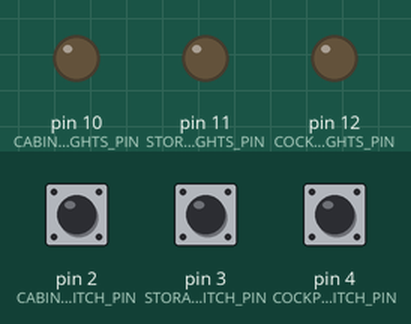
The sketch below on a simulated Arduino Uno, built with avr-gcc and run on an emulated ATmega328P. Parts: output pins drawn as LEDs (lit = HIGH). The test bench sets the inputs (shaded band); at power-on: pin 2 (CABIN_LIGHTS_SWITCH_PIN) LOW, pin 3 (STORAGE_LIGHTS_SWITCH_PIN) LOW, pin 4 (COCKPIT_LIGHTS_SWITCH_PIN) LOW.

Above: at 1.2 s.
1.3 s: pin 2 (CABIN_LIGHTS_SWITCH_PIN) pulled HIGH for 0.15 s
At 1.9 s:
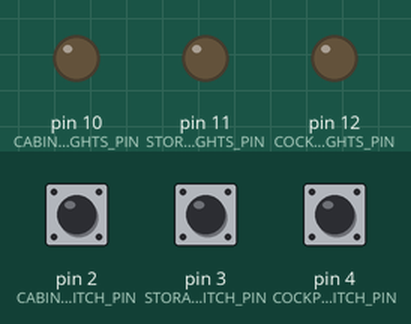
2.9 s: pin 3 (STORAGE_LIGHTS_SWITCH_PIN) pulled HIGH for 0.15 s
At 2.97 s:
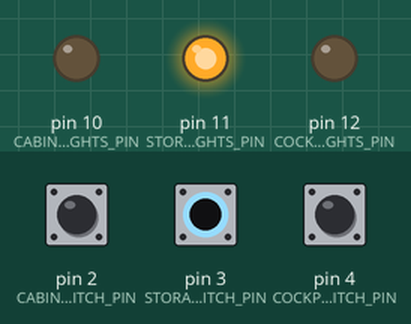
4.5 s: pin 4 (COCKPIT_LIGHTS_SWITCH_PIN) pulled HIGH for 0.15 s
At 5.6 s:
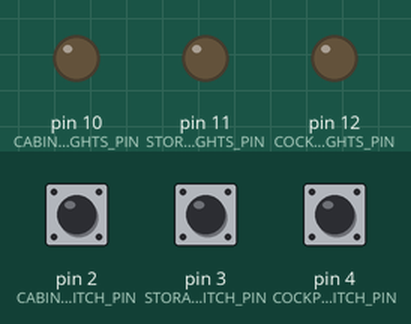
6.2 s: pin 2 (CABIN_LIGHTS_SWITCH_PIN) pulled HIGH for 1 s
9.2 s: pin 4 (COCKPIT_LIGHTS_SWITCH_PIN) pulled HIGH for 1 s
At 10.0 s:
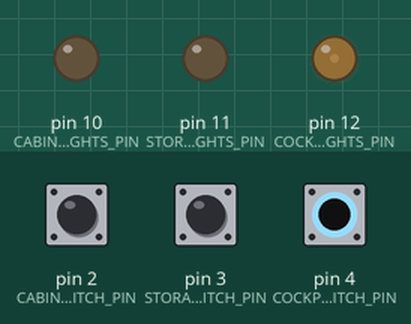
11.7 s: pin 4 (COCKPIT_LIGHTS_SWITCH_PIN) pulled HIGH for 3.2 s
At 12.4 s:
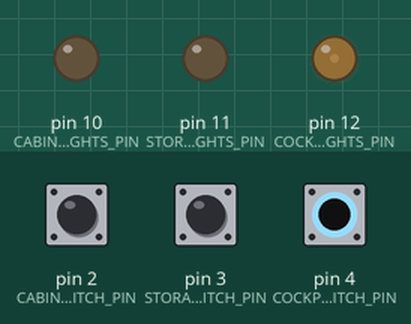
Timing chart, 0 to 16.5 s (numbered marks = the images above; inputs shaded):
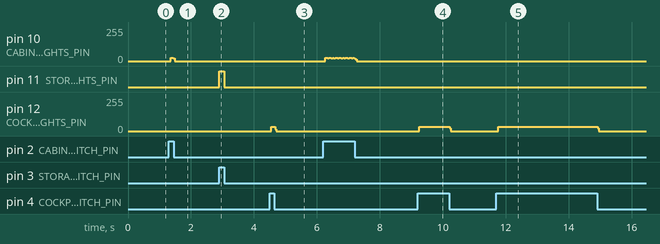

Measured:
- after the input at 1.3 s, pin 10 (CABIN_LIGHTS_PIN): 0/255 → 26/255 after 0.06 s, → 0/255 0.08 s later
- after the input at 2.9 s, pin 11 (STORAGE_LIGHTS_PIN): LOW → HIGH at once, → LOW 0.15 s later
- after the input at 4.5 s, pin 12 (COCKPIT_LIGHTS_PIN): 0/255 → 32/255 after 0.06 s, → 0/255 0.12 s later
- after the input at 9.2 s, pin 12 (COCKPIT_LIGHTS_PIN): 0/255 → 32/255 after 0.06 s, → 0/255 0.96 s later
- after the input at 11.7 s, pin 12 (COCKPIT_LIGHTS_PIN): 0/255 → 32/255 after 0.06 s, → 0/255 3.2 s later

The sketch:

Day4_3LEDs_w_DIP_switches.ino
```cpp
/*
 * 30 Days - Lost in Space
 * Day 4 - Cabin Lighting
 *
 * Learn more at https://inventr.io/adventure
 *
 * In addition to our cabin lights we have lights in the storage room and even some
 * exterior lights.  Let's extend our previous project by adding the others and use
 * all three switches on our DIP switch module.  Each time through our loop() code we'll
 * check each switch, and set the corresponding light's state appropriately.
 *
 * Alex Eschenauer
 * David Schmidt
 * Greg Lyzenga
 */

/*
 * Arduino concepts introduced/documented in this lesson.
 * - const: Better than #define for defining constants that do not change
 * - byte: A data type representing an unsigned 8 bit integer (values from 0 to 255)
 *         Equivalent to "unsigned char" or "uint8_t" which are sometimes seen.
 *
 * Parts and electronics concepts introduced in this lesson.
 * - Use of breadboard "power rails" to allow us to use one 5V and one GND pin on
 *   HERO to connect to multiple components on our breadboard.
 */

#include "Arduino.h"  // include information about our HERO

/*
 * #define vs. const
 *
 * Until now we have been using #define to define our constants.  When the C language
 * was first created that was the only way to define constants.  However, because
 * of the way #define operates there were instances where the use of #define can
 * cause and hide bugs in programs.
 *
 * Becasuse of this, the language maintainers added a new C commands named "const".
 * For most Arduino programs it operates much the same, though it does contain some
 * additional type information that can help communicate how it is to be used.
 *
 * You will see both used in Arduino code and libraries.  However the general
 * language calls for preferring the use of "const" over using #define.  Our first
 * sketches have used #define so that you are familiar with them and see how they
 * work, but from this lesson on we will be using the preferred "const" expression
 * to define our constants.
 *
 * Here, on Day 4 we will show *both* versions, with the #define version commented
 * out to prevent compile errors.  This will help you learn the difference between
 * them.  After today the sketches will only use the preferred "const" versions.
 */

// Each lander light will be controlled using a different pin on our HERO.
// We will use three different color LEDs to make it more clear which switch
// controls which light.

/*
 * The "const" declaration adds another word that will indicate what type of value
 * is to be represented.  Since pins are small numbers they fit into a "byte", which
 * is an unsigned integer value that can hold values from 0 to 255.
 *
 * Other types you may sometimes see in various Arduino code are "uint8_t" or
 * "unsigned char" which are the same as "byte".  We will use the term "byte"
 * in our lessons to indicate 8 bit unsigned integers.
 */
// #define CABIN_LIGHTS_PIN 10             // pin controlling the cabin lights
// #define STORAGE_LIGHTS_PIN 11           // pin controlling the storage lights
// #define COCKPIT_LIGHTS_PIN 12           // pin controlling the exterior lights
const byte CABIN_LIGHTS_PIN = 10;    // pin controlling the cabin lights
const byte STORAGE_LIGHTS_PIN = 11;  // pin controlling the storage lights
const byte COCKPIT_LIGHTS_PIN = 12;  // pin controlling the exterior lights

// We will use a different input pin for each of our DIP switches and
// we'll label them using the color of the LED that each switch will control.
// #define CABIN_LIGHTS_SWITCH_PIN 2             // cabin lights controlled by switch 1
// #define STORAGE_LIGHTS_SWITCH_PIN 3           // storage lights controlled by switch 2
// #define COCKPIT_LIGHTS_SWITCH_PIN 4           // exterior lights controlled by switch 3
const byte CABIN_LIGHTS_SWITCH_PIN = 2;    // cabin lights controlled by switch 1
const byte STORAGE_LIGHTS_SWITCH_PIN = 3;  // storage lights controlled by switch 2
const byte COCKPIT_LIGHTS_SWITCH_PIN = 4;  // exterior lights controlled by switch 3

// the setup function runs once when you press reset or power the board
void setup() {
  // Configure our LED control pins as OUTPUT pins
  pinMode(CABIN_LIGHTS_PIN, OUTPUT);    // pin controlling the cabin lights
  pinMode(STORAGE_LIGHTS_PIN, OUTPUT);  // pin controlling the storage lights
  pinMode(COCKPIT_LIGHTS_PIN, OUTPUT);  // pin controlling the exterior lights

  // Configure the switch pins as INPUT pins
  pinMode(CABIN_LIGHTS_SWITCH_PIN, INPUT);    // pin connected to switch 1 (cabin lights)
  pinMode(STORAGE_LIGHTS_SWITCH_PIN, INPUT);  // pin connected to switch 2 (storage lights)
  pinMode(COCKPIT_LIGHTS_SWITCH_PIN, INPUT);  // pin connected to switch 3 (exterior lights)
}

// Each time through loop() we will check each switch in turn and set each light's
// state appropriately.
void loop() {
  // Control cabin lights based on setting on switch 1
  if (digitalRead(CABIN_LIGHTS_SWITCH_PIN) == HIGH) {  // if switch is on (HIGH voltage)
    digitalWrite(CABIN_LIGHTS_PIN, HIGH);              // turn on LED by providing HIGH voltage (5v)
    delay(1);
    digitalWrite(CABIN_LIGHTS_PIN, LOW);              // turn on LED by providing HIGH voltage (5v)
    delay(10);
  } else {
    digitalWrite(CABIN_LIGHTS_PIN, LOW);  // turn off LED by setting output to LOW (zero volts)
  }

  // Control storage lights based on setting on switch 2
  if (digitalRead(STORAGE_LIGHTS_SWITCH_PIN) == HIGH) {  // if switch is on (HIGH voltage)
    digitalWrite(STORAGE_LIGHTS_PIN, HIGH);              // turn on LED by providing HIGH voltage (5v)
  } else {
    digitalWrite(STORAGE_LIGHTS_PIN, LOW);  // turn off LED by setting output to LOW (zero volts)
  }

  // Control exterior lights based on setting on switch 3
  if (digitalRead(COCKPIT_LIGHTS_SWITCH_PIN) == HIGH) {  // if switch is on (HIGH voltage)
    digitalWrite(COCKPIT_LIGHTS_PIN, HIGH);              // turn the LED on (HIGH is the voltage level)
    delay(1);
    digitalWrite(COCKPIT_LIGHTS_PIN, LOW);              // turn on LED by providing HIGH voltage (5v)
    delay(7);
  } else {
    digitalWrite(COCKPIT_LIGHTS_PIN, LOW);  // turn off LED by setting output to LOW (zero volts)
  }
}
```
